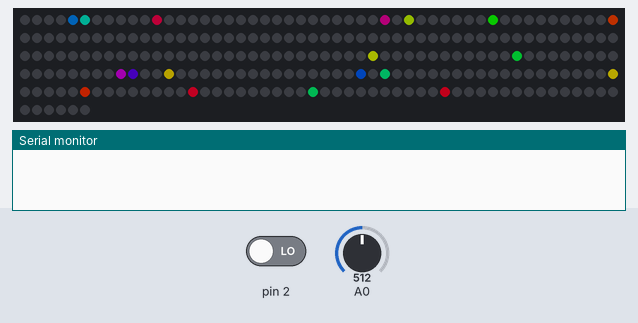
The sketch below on a simulated Arduino Uno, built with avr-gcc and run on an emulated ATmega328P. On the bench: 256 RGB LEDs in strip order, left to right, continuing on the next row, the last lines printed to the serial monitor. The test bench sets the inputs (shaded band); at power-on: pin 2 LOW, A0 = 512. Dim RGB values are drawn brighter than linear; random numbers use the default seed unless the sketch sets one.

Above: at 1.2 s.
1.3 s: pin 2 driven HIGH
3.6 s: A0 set to 716
6.6 s: A0 set to 900
9.3 s: A0 set to 1023
12.3 s: pin 2 driven LOW
13.8 s: pin 2 driven HIGH
At 16.55 s:
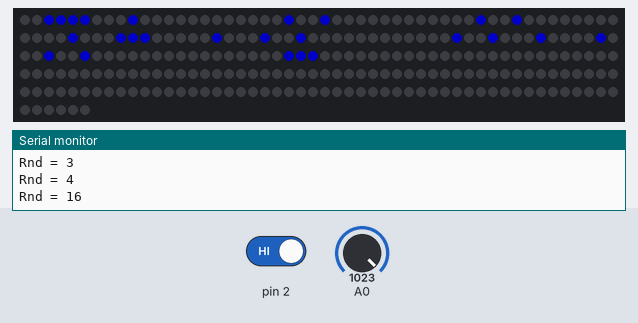

Measured:
- after the input at 12.3 s, every drawn part: stays the same
- after the input at 13.8 s, the LEDs: first change after 0.12 s (image 1 shows a later state)

The sketch:

NumberGameVer2.ino
```cpp
#include <FastLED.h>
#define NUM_LEDS 256  //16 x 16 Matrix
CRGB leds[NUM_LEDS];

int Number0[] = {13, 12, 11, 17, 21, 46, 42, 49, 53, 78, 74, 81, 85, 109, 108, 107};
int Number1[] = {12, 19, 44, 51, 76, 83, 108};
int Number2[] = {13, 12, 11, 17, 21, 43, 51, 77, 81, 110, 109, 108, 107, 106};
int Number3[] = {13, 12, 11, 17, 21, 42, 50, 51, 52, 74, 85, 81, 109, 108, 107};
int Number4[] = {17, 46, 42, 49, 53, 78, 77, 76, 75, 74, 85, 106};
int Number5[] = {14, 13, 12, 11, 10, 17, 46, 50, 51, 52, 74, 85, 106, 113, 114, 115, 116};
int Number6[] = {13, 12, 11, 10, 17, 46, 50, 51, 52, 78, 74, 81, 85, 110, 106, 114, 115, 116};
int Number7[] = {13, 12, 11, 10, 21, 42, 53, 74, 85, 106};
int Number8[] = {13, 12, 11, 10, 17, 22, 46, 41, 50, 51, 52, 53, 78, 73, 81, 86, 109, 108, 107, 106};
int Number9[] = {13, 12, 11, 17, 21, 46, 42, 50, 51, 52, 53, 75, 83, 109, 113};
int Number10[] = {9, 22, 41, 54, 73, 86, 105, 5, 4, 3, 25, 29, 38, 34, 57, 61, 70, 66, 89, 93, 101, 100, 99};
int Number11[] = {9, 22, 41, 54, 73, 86, 105, 6, 25, 38, 57, 70, 89, 102};
int Number12[] = {9, 22, 41, 54, 73, 86, 105, 25, 5, 4, 3, 2, 29, 35, 59, 69, 89, 102, 101, 100, 99, 98};
int Number13[] = {9, 22, 41, 54, 73, 86, 105, 5, 4, 3, 25, 29, 34, 58, 59, 60, 61, 66, 93, 101, 100, 99};
int Number14[] = {9, 22, 41, 54, 73, 86, 105, 6, 25, 38, 57, 70, 69, 68, 67, 35, 60, 92, 99};
int Number15[] = {9, 22, 41, 54, 73, 86, 1056, 5, 4, 3, 25, 38, 58, 59, 60, 67, 92, 102, 101, 100, 99};
int Number16[] = {9, 22, 41, 54, 73, 86, 105, 5, 4, 3, 2, 25, 38, 58, 59, 60, 70, 66, 89, 93, 102, 98, 122, 123, 124};
int Number17[] = {9, 22, 41, 54, 73, 86, 105, 6, 5, 4, 3, 2, 29, 34, 61, 66, 93, 98};
int Number18[] = {9, 22, 41, 54, 73, 86, 105, 5, 4, 3, 25, 29, 38, 34, 58, 59, 60, 70, 66, 89, 93, 101, 100, 99};
int Number19[] = {9, 22, 41, 54, 73, 86, 105, 5, 4, 3, 25, 29, 37, 34, 58, 59, 60, 61, 67, 91, 101, 121};
int Number20[] = {12, 11, 10, 18, 22, 42, 52, 76, 82, 109, 108, 107, 106, 105, 5, 4, 3, 25, 29, 38, 34, 57, 61, 70, 66, 89, 93, 101, 100, 99};

int buttonState = 0;
int GameStep = 0;
int TheRandomNumber = 0;
boolean DuplicateFound;
int MyArray[20];


void TheGameStepZero()
{
  FastLED.clear();
  for (int i = 0; i < 20; i++)
  {
    leds[random16(NUM_LEDS)] = CHSV(random8(), 255, 255); //CRGB::Red;
  }
}


void  ShowScore(int NumToShow[], int ArrayLen)
{

  FastLED.clear();
  for (int i = 0; i < ArrayLen; i++)
  {
    leds[NumToShow[i]] = CRGB::Blue;
  }
}

void ShowTheLEDData()
{

  FastLED.show();
}


void setup()
{

  FastLED.addLeds<WS2812, 7, GRB>(leds, NUM_LEDS).setCorrection(TypicalLEDStrip);
  FastLED.setBrightness(100);

  pinMode(2, INPUT);
  Serial.begin(9600);

}

void loop()
{
  // Old Button
  buttonState = digitalRead(2);

  if (buttonState == HIGH) {

    if (GameStep == 0) {
      GameStep = 1;
    }

    if (GameStep == 99) {
      GameStep = 2;
    }

    if (GameStep == 98) {
      GameStep = 0;
    }
  }

  // Game Start
  if (GameStep == 0) {
    TheGameStepZero();

  }

  // Game Step 1
  if (GameStep == 1) {
    FastLED.clear();

    randomSeed(analogRead(0));
    TheRandomNumber = random8(20);
    if (TheRandomNumber == 0) {
      TheRandomNumber = 1;
    }
    Serial.print("Rnd = ");
    Serial.println(TheRandomNumber);

    for (int counter1 = 0; counter1 < TheRandomNumber; counter1++) {
      DuplicateFound = true;
      while (DuplicateFound == true) {
        MyArray[counter1] = random(1, 255);
        DuplicateFound = false;
        for (int counter2 = 0; counter2 < counter1; counter2++) {
          if (MyArray[counter1] == MyArray[counter2]) {
            DuplicateFound = true;
          }
        }
      }
    }


    for (int i = 0; i < TheRandomNumber; i++)
    {
      leds[MyArray[i]] = CHSV(random8(), 255, 255); //CRGB::Red;
    }
    GameStep = 99;
  }


  // Game Step 2
  if (GameStep == 2) {
    if (TheRandomNumber == 1)  {
      ShowScore(Number1, sizeof(Number1) / sizeof(Number1[0]));
    }
    if (TheRandomNumber == 2)  {
      ShowScore(Number2, sizeof(Number2) / sizeof(Number2[0]));
    }
    if (TheRandomNumber == 3)  {
      ShowScore(Number3, sizeof(Number3) / sizeof(Number3[0]));
    }
    if (TheRandomNumber == 4)  {
      ShowScore(Number4, sizeof(Number4) / sizeof(Number4[0]));
    }
    if (TheRandomNumber == 5)  {
      ShowScore(Number5, sizeof(Number5) / sizeof(Number5[0]));
    }
    if (TheRandomNumber == 6)  {
      ShowScore(Number6, sizeof(Number6) / sizeof(Number6[0]));
    }
    if (TheRandomNumber == 7)  {
      ShowScore(Number7, sizeof(Number7) / sizeof(Number7[0]));
    }
    if (TheRandomNumber == 8)  {
      ShowScore(Number8, sizeof(Number8) / sizeof(Number8[0]));
    }
    if (TheRandomNumber == 9)  {
      ShowScore(Number9, sizeof(Number9) / sizeof(Number9[0]));
    }

    if (TheRandomNumber == 10)  {
      ShowScore(Number10, sizeof(Number10) / sizeof(Number10[0]));
    }

    if (TheRandomNumber == 11)  {
      ShowScore(Number11, sizeof(Number11) / sizeof(Number1[0]));
    }

    if (TheRandomNumber == 12)  {
      ShowScore(Number12, sizeof(Number12) / sizeof(Number12[0]));
    }

    if (TheRandomNumber == 13)  {
      ShowScore(Number13, sizeof(Number13) / sizeof(Number13[0]));
    }

    if (TheRandomNumber == 14)  {
      ShowScore(Number14, sizeof(Number14) / sizeof(Number14[0]));
    }

    if (TheRandomNumber == 15)  {
      ShowScore(Number15, sizeof(Number15) / sizeof(Number15[0]));
    }

    if (TheRandomNumber == 16)  {
      ShowScore(Number16, sizeof(Number16) / sizeof(Number16[0]));
    }

    if (TheRandomNumber == 17)  {
      ShowScore(Number17, sizeof(Number17) / sizeof(Number17[0]));
    }

    if (TheRandomNumber == 18)  {
      ShowScore(Number18, sizeof(Number18) / sizeof(Number18[0]));
    }

    if (TheRandomNumber == 19)  {
      ShowScore(Number19, sizeof(Number19) / sizeof(Number19[0]));
    }

    if (TheRandomNumber == 20)  {
      ShowScore(Number20, sizeof(Number20) / sizeof(Number20[0]));
    }

    GameStep = 98;
  }

  ShowTheLEDData();
  delay(200);


}
```
